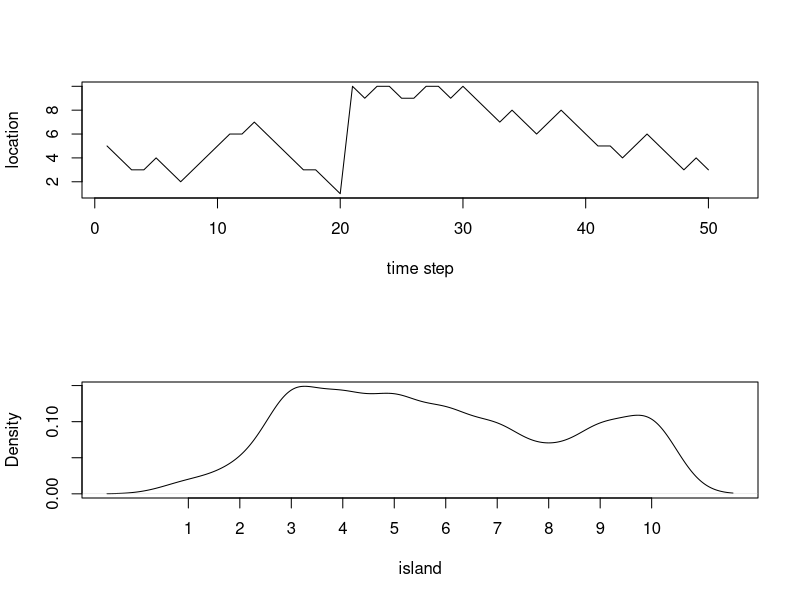
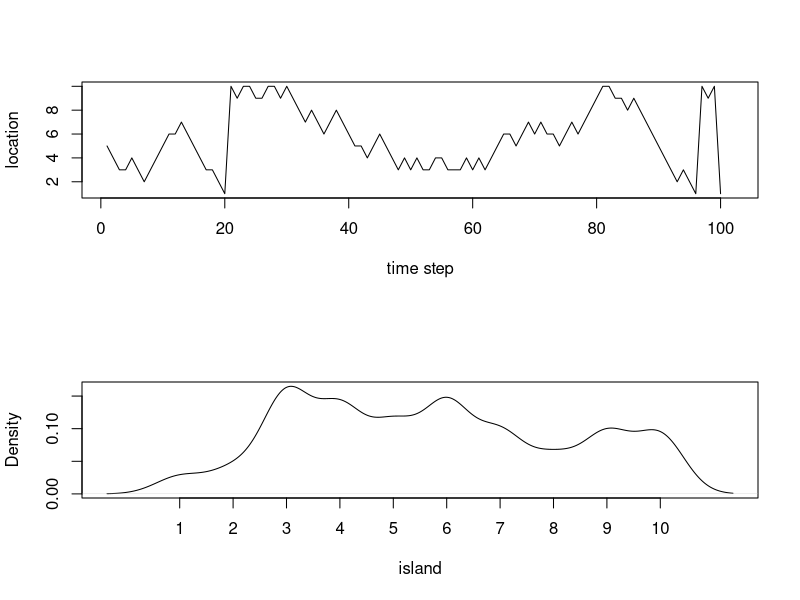
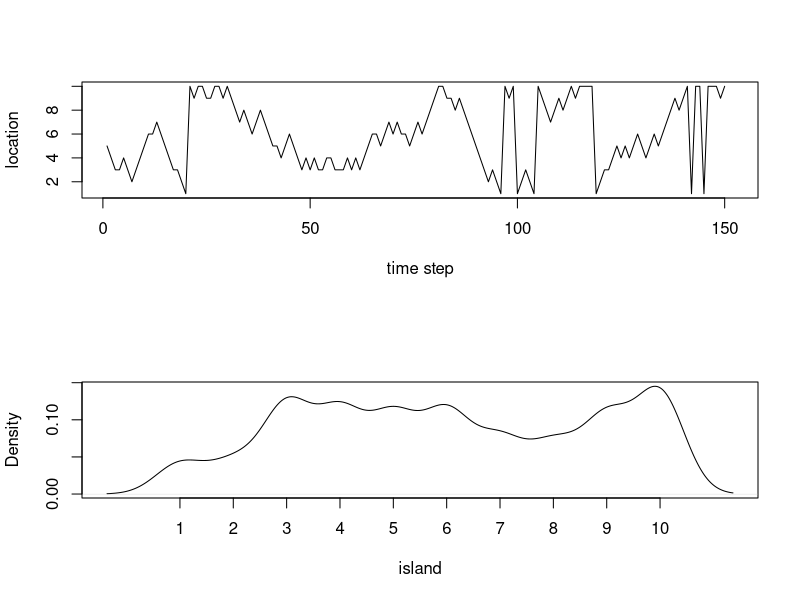
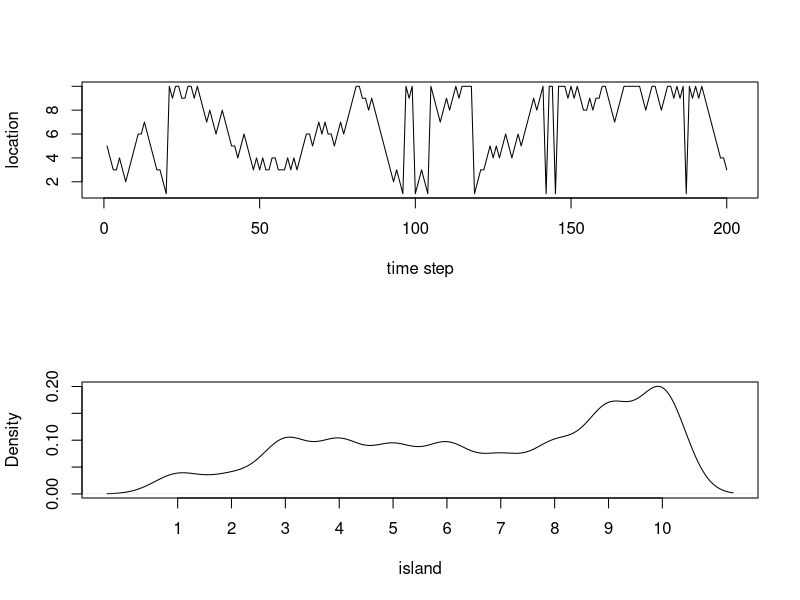
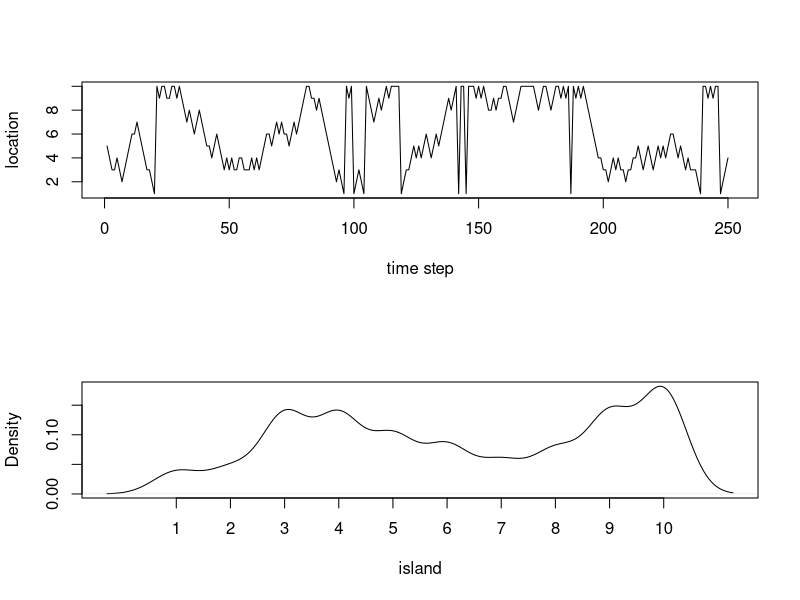
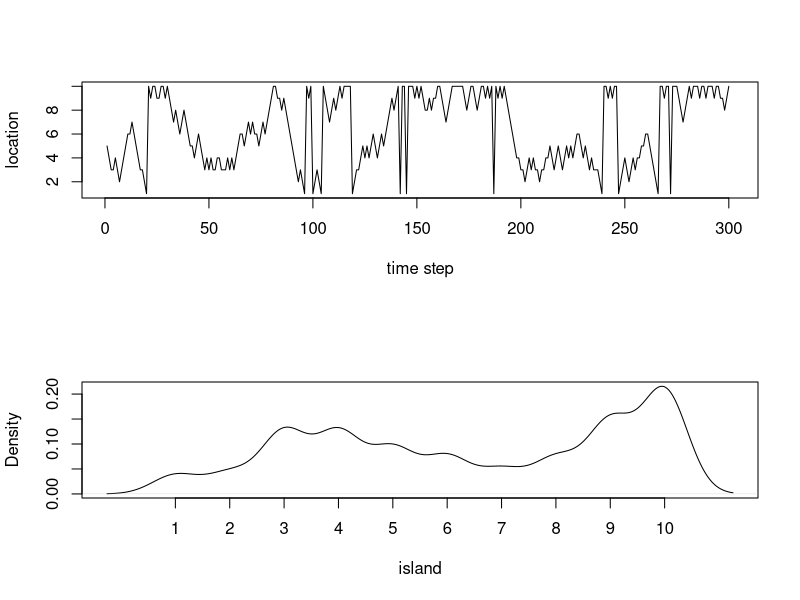
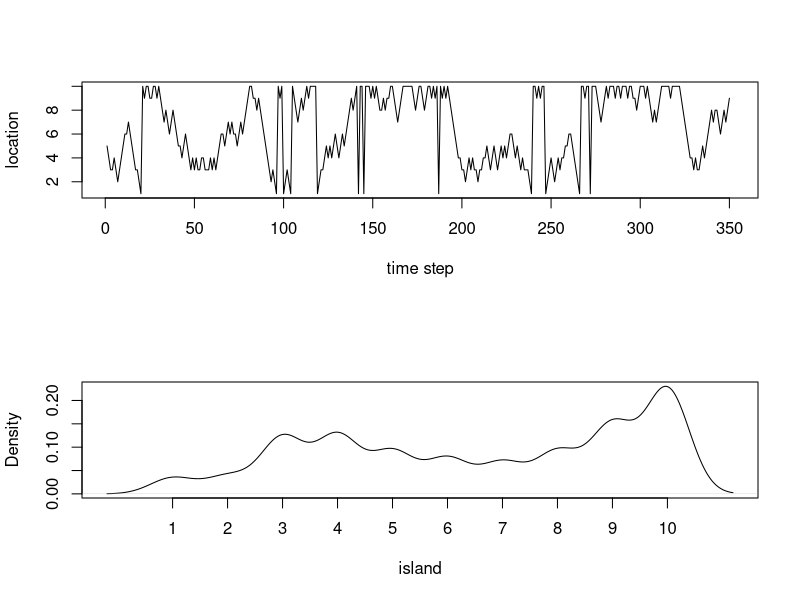
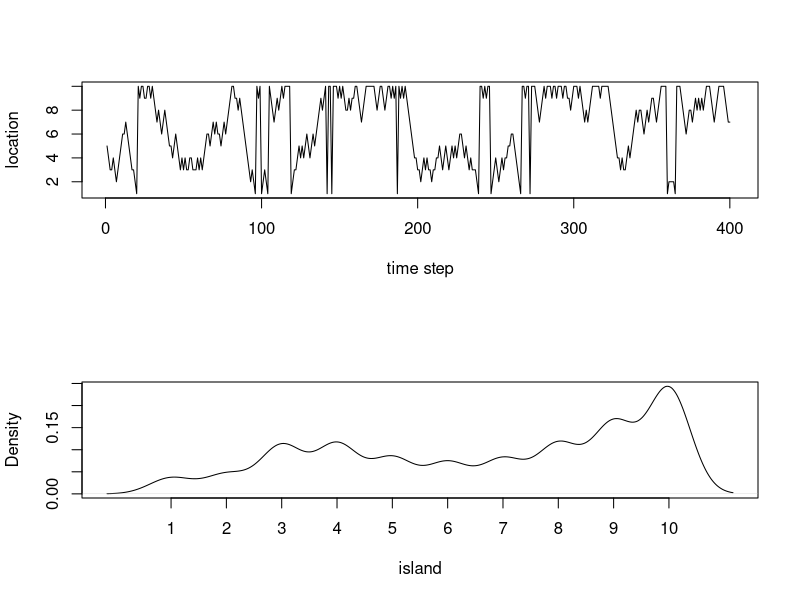

Write the R code that produced these figures, in order.
##########################################################
# King Markov, island dictator example
# this is a simple metropolis algorithm
num.visits <- 20000
population <- 1:10
current.island <- sample( 1:10 , size=1 )
visits <- {}
par(mfrow=c(2,1))
for ( i in 1:num.visits ) {
    visits[i] <- current.island
    proposed.island <- current.island + sample( c(-1,1) , size=1 )
    proposed.island <- ifelse( proposed.island > 10 , 1 , ifelse( proposed.island < 1 , 10 , proposed.island ) )
    population.proposed <- population[proposed.island]
    population.current <- population[current.island]
    prob.move <- population.proposed / population.current
    current.island <- ifelse( runif(1) < prob.move , proposed.island , current.island )
    if ( i > 10 & i/50==floor(i/50) ) {
        lo <- max(1,i-500)
        hi <- min(num.visits,i+2)
        plot( visits , type="l" , xlab="time step" , ylab="location" , xlim=c(lo,hi) )
        plot( density(visits, adjust=0.5) , xaxp=c(1,10,9) , xlab="island" , main="" )
    }
}